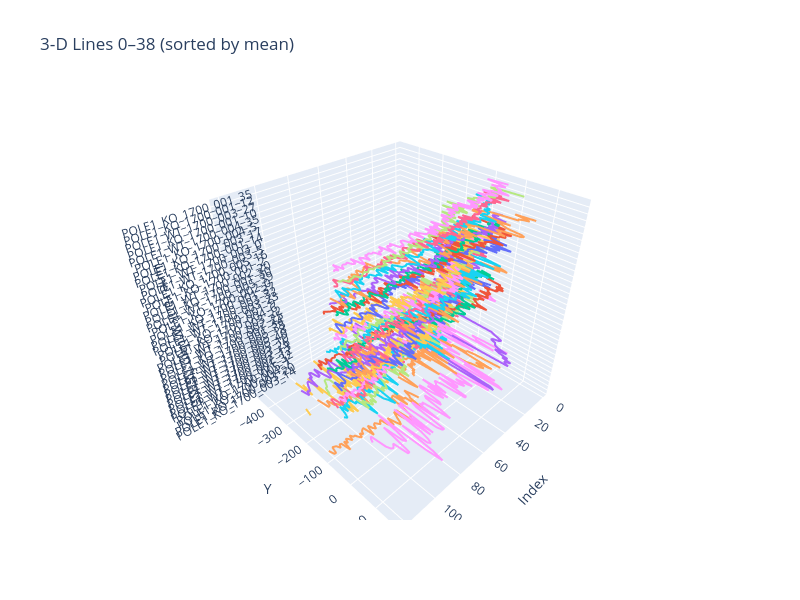
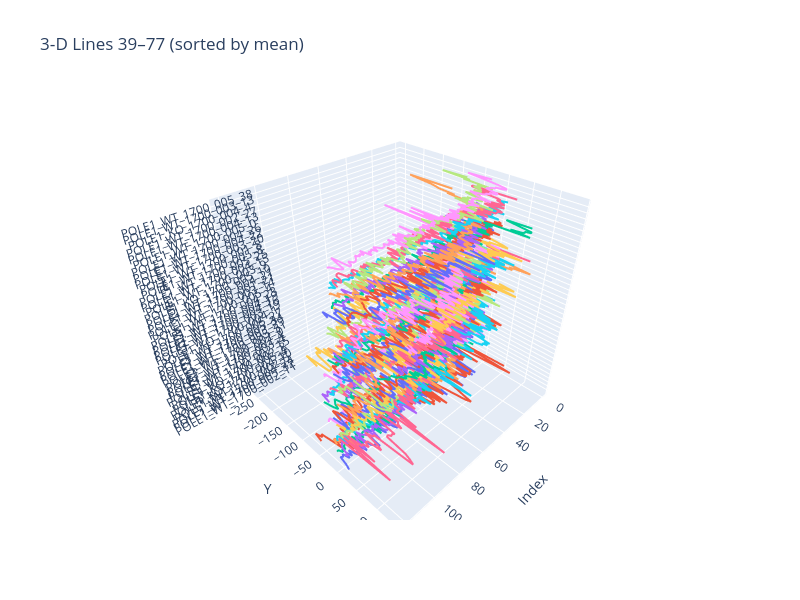
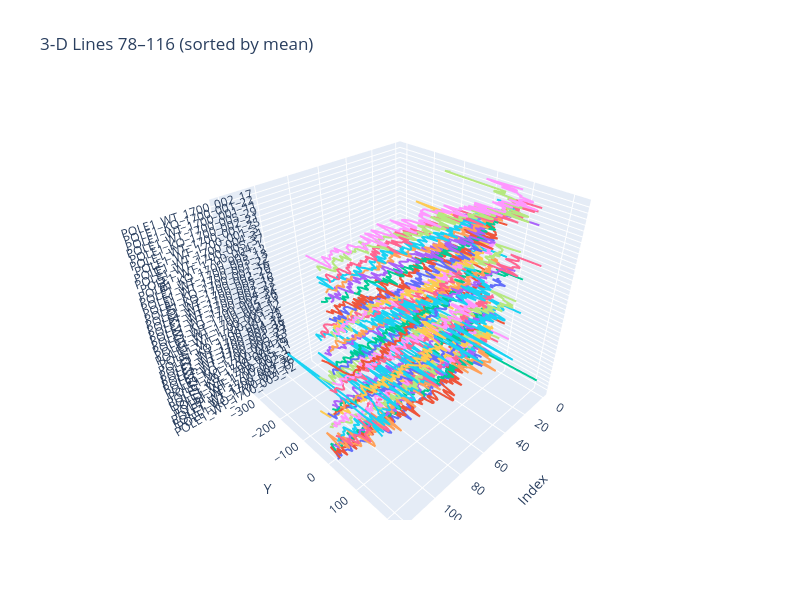
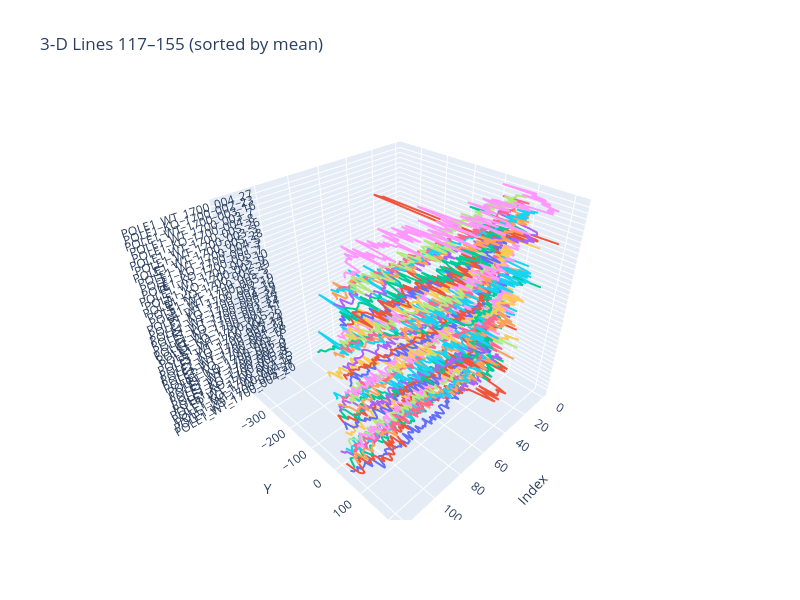

The notebook cell these images were saved under, in order:
### Code cell
from experiment_evaluator import plot_all_vid_scores
from experiment_evaluator import calculate_brightness_score_for_videos, ExperimentType, ScoreType
ids, scores = calculate_brightness_score_for_videos(vids, score_type=ScoreType.Diff, range_modifier=range_modifier, cell_filter=cell_filter)
plot_all_vid_scores(scores, ids)
